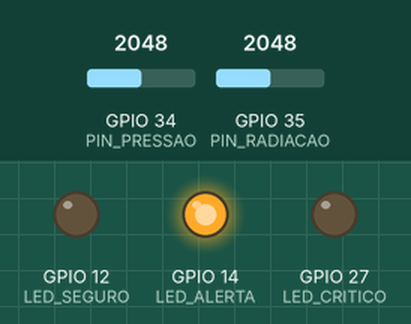
The sketch below on a simulated ESP32. On the bench: output pins drawn as LEDs (lit = HIGH). The inputs (shaded band) are chosen by the test bench; at power-on: GPIO 35 (PIN_RADIACAO) = 2048, GPIO 34 (PIN_PRESSAO) = 2048. WiFi joins after 1.5 s; servers stay silent unless stated; what the sketch prints to the serial monitor is not drawn.

Above: at 2.7 s.
2.8 s: GPIO 35 (PIN_RADIACAO) set to 1528
4.3 s: GPIO 35 (PIN_RADIACAO) set to 1428
At 5.0 s:
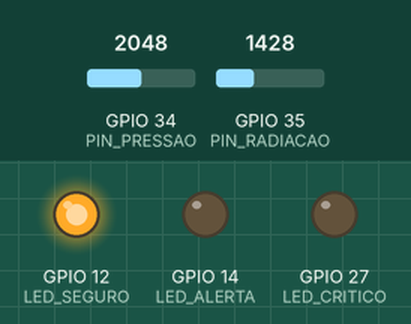
5.8 s: GPIO 34 (PIN_PRESSAO) set to 1933
At 6.3 s:
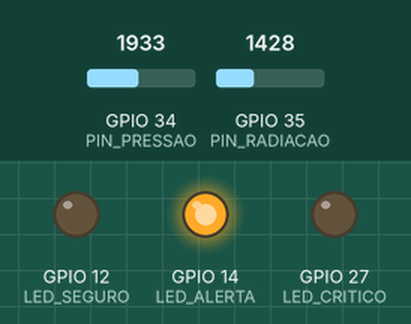
7.3 s: GPIO 34 (PIN_PRESSAO) set to 1233
8.8 s: GPIO 34 (PIN_PRESSAO) set to 1141
At 10.0 s:
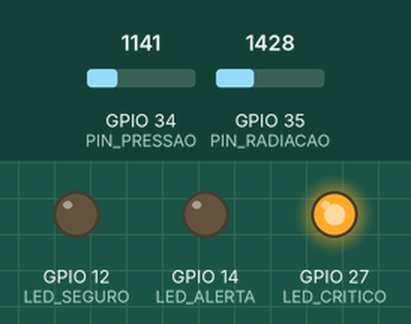
10.3 s: GPIO 34 (PIN_PRESSAO) set to 1228
At 11.5 s:
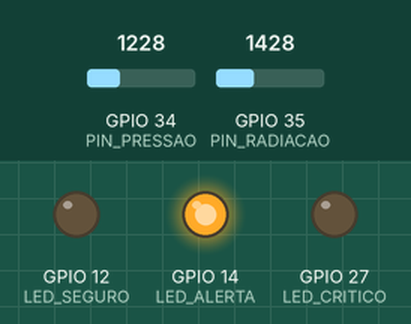
Timing chart, 0 to 12.8 s (numbered marks = the images above; inputs shaded):
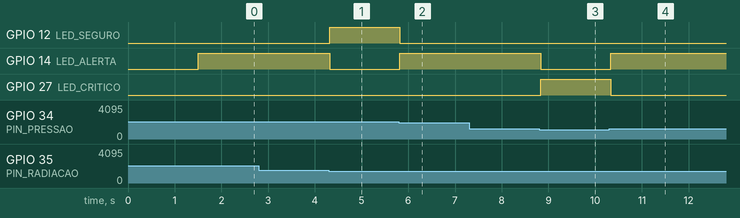

The sketch:

guardiao_habitat.ino
```cpp
#include <WiFi.h>
#include <WebServer.h>

// Configurações da rede Wi-Fi simulada do Wokwi
const char* ssid = "Wokwi-GUEST";
const char* password = "";

// Inicialização do Servidor Web na porta 80
WebServer server(80);

// Pinos dos Sensores
const int PIN_PRESSAO = 34; // Potenciômetro
const int PIN_RADIACAO = 35; // LDR

// Pinos de Atuação Visual (Opcional - LEDs de Status no Wokwi)
const int LED_SEGURO = 12;
const int LED_ALERTA = 14;
const int LED_CRITICO = 27;

// Variáveis Globais
int valorPressao = 0;
int valorRadiacao = 0;
String statusClassificacao = "Inicializando...";

// Função contendo as regras extraídas da árvore de decisão do TinyML
void executarInferenciaTinyML(int pressao, int radiacao) {
  // Tradução exata das fronteiras de decisão calculadas no Edge Impulse
  if (pressao < 1200 || radiacao > 2800) {
    statusClassificacao = "CRÍTICO";
    digitalWrite(LED_SEGURO, LOW);
    digitalWrite(LED_ALERTA, LOW);
    digitalWrite(LED_CRITICO, HIGH); // Alarme ativo
  }
  else if ((pressao >= 1200 && pressao < 2000) || (radiacao > 1500 && radiacao <= 2800)) {
    statusClassificacao = "EM ALERTA";
    digitalWrite(LED_SEGURO, LOW);
    digitalWrite(LED_ALERTA, HIGH);
    digitalWrite(LED_CRITICO, LOW);
  }
  else {
    statusClassificacao = "SEGURO";
    digitalWrite(LED_SEGURO, HIGH);
    digitalWrite(LED_ALERTA, LOW);
    digitalWrite(LED_CRITICO, LOW);
  }
}

// Handler da Página Web (com HTML e CSS)
void handleRoot() {
  String corStatus = "#10b981"; // Verde para Seguro
  if (statusClassificacao == "EM ALERTA") corStatus = "#f59e0b"; // Amarelo
  if (statusClassificacao == "CRÍTICO") corStatus = "#ef4444"; // Vermelho

  String html = "<!DOCTYPE html><html lang='pt-BR'><head>";
  html += "<meta charset='UTF-8'><meta name='viewport' content='width=device-width, initial-scale=1.0'>";
  html += "<title>Space Connect - Guardiao de Habitat</title>";
  html += "<style>";
  html += "body { font-family: 'Segoe UI', Arial, sans-serif; background-color: #0f172a; color: #f8fafc; margin: 0; padding: 20px; display: flex; justify-content: center; align-items: center; min-height: 100vh; }";
  html += ".container { background-color: #1e293b; padding: 30px; border-radius: 12px; box-shadow: 0 10px 15px -3px rgba(0,0,0,0.5); width: 100%; max-width: 450px; text-align: center; border: 1px solid #334155; }";
  html += "h1 { font-size: 20px; margin-bottom: 5px; text-transform: uppercase; color: #3b82f6; letter-spacing: 1px; }";
  html += ".subtitle { font-size: 12px; color: #94a3b8; margin-bottom: 25px; }";
  html += ".status-box { background-color: " + corStatus + "; color: #ffffff; padding: 15px; border-radius: 8px; font-size: 24px; font-weight: bold; margin-bottom: 25px; letter-spacing: 1px; box-shadow: 0 4px 6px -1px rgba(0,0,0,0.2); }";
  html += ".data-item { display: flex; justify-content: space-between; padding: 12px; background-color: #0f172a; margin-bottom: 10px; border-radius: 6px; font-size: 14px; border: 1px solid #334155; }";
  html += ".data-label { color: #94a3b8; }";
  html += ".data-value { font-weight: bold; color: #e2e8f0; }";
  html += ".footer { font-size: 10px; color: #64748b; margin-top: 25px; }";
  html += "</style>";
  html += "<script>setInterval(function(){ window.location.reload(); }, 2000);</script>"; // Auto-refresh a cada 2s
  html += "</head><body>";
  html += "<div class='container'>";
  html += "<h1>Guardi&atilde;o de Habitat</h1>";
  html += "<div class='subtitle'>M&Oacute;DULO ATMOSF&Eacute;RICO LUNAR - ODS 11</div>";
  html += "<div class='status-box'>" + statusClassificacao + "</div>";
  html += "<div class='data-item'><span class='data-label'>Press&atilde;o Atmosf&eacute;rica:</span><span class='data-value'>" + String(valorPressao) + " N/m&sup2;</span></div>";
  html += "<div class='data-item'><span class='data-label'>N&iacute;vel de Radia&ccedil;&atilde;o:</span><span class='data-value'>" + String(valorRadiacao) + " µSv/h</span></div>";
  html += "<div class='footer'>Sistemas de Borda IoT & IoB — FIAP 2026</div>";
  html += "</div></body></html>";

  server.send(200, "text/html", html);
}

void setup() {
  Serial.begin(115200);

  // Configuração dos Pinos
  pinMode(PIN_PRESSAO, INPUT);
  pinMode(PIN_RADIACAO, INPUT);
  pinMode(LED_SEGURO, OUTPUT);
  pinMode(LED_ALERTA, OUTPUT);
  pinMode(LED_CRITICO, OUTPUT);

  // Inicialização de conexão Wi-Fi
  Serial.print("Conectando ao ecossistema Wi-Fi do Habitat");
  WiFi.begin(ssid, password);
  while (WiFi.status() != WL_CONNECTED) {
    delay(500);
    Serial.print(".");
  }
  Serial.println("\nWi-Fi Conectado com sucesso!");
  Serial.print("IP do Webserver do Setor: ");
  Serial.println(WiFi.localIP());

  // Rotas do Servidor
  server.on("/", handleRoot);
  server.begin();
  Serial.println("Servidor HTTP iniciado.");
}

void loop() {
  // Leitura analógica dos sensores simulados
  valorPressao = analogRead(PIN_PRESSAO);
  valorRadiacao = analogRead(PIN_RADIACAO);

  // Executa o motor de classificação TinyML por aproximação lógica
  executarInferenciaTinyML(valorPressao, valorRadiacao);

  // Mantém o servidor web ouvindo requisições dos astronautas
  server.handleClient();

  delay(100); // Estabilidade do loop
}
```

Measured:
- the behaviour switches between 1501 and 1500 on GPIO 35 (PIN_RADIACAO) (found by bisection; images 0 and 1)
- the behaviour switches between 2000 and 1999 on GPIO 34 (PIN_PRESSAO) (found by bisection; images 1 and 2)
- the behaviour switches between 1200 and 1199 on GPIO 34 (PIN_PRESSAO) (found by bisection; images 2 and 3)
- after the input at 2.8 s, every drawn part: stays the same
- after the input at 4.3 s, GPIO 12 (LED_SEGURO): LOW → HIGH at once; GPIO 14 (LED_ALERTA): HIGH → LOW at once
- after the input at 5.8 s, GPIO 12 (LED_SEGURO): HIGH → LOW at once; GPIO 14 (LED_ALERTA): LOW → HIGH at once
- after the input at 7.3 s, every drawn part: stays the same
- after the input at 8.8 s, GPIO 14 (LED_ALERTA): HIGH → LOW at once; GPIO 27 (LED_CRITICO): LOW → HIGH at once
- after the input at 10.3 s, GPIO 14 (LED_ALERTA): LOW → HIGH at once; GPIO 27 (LED_CRITICO): HIGH → LOW at once
